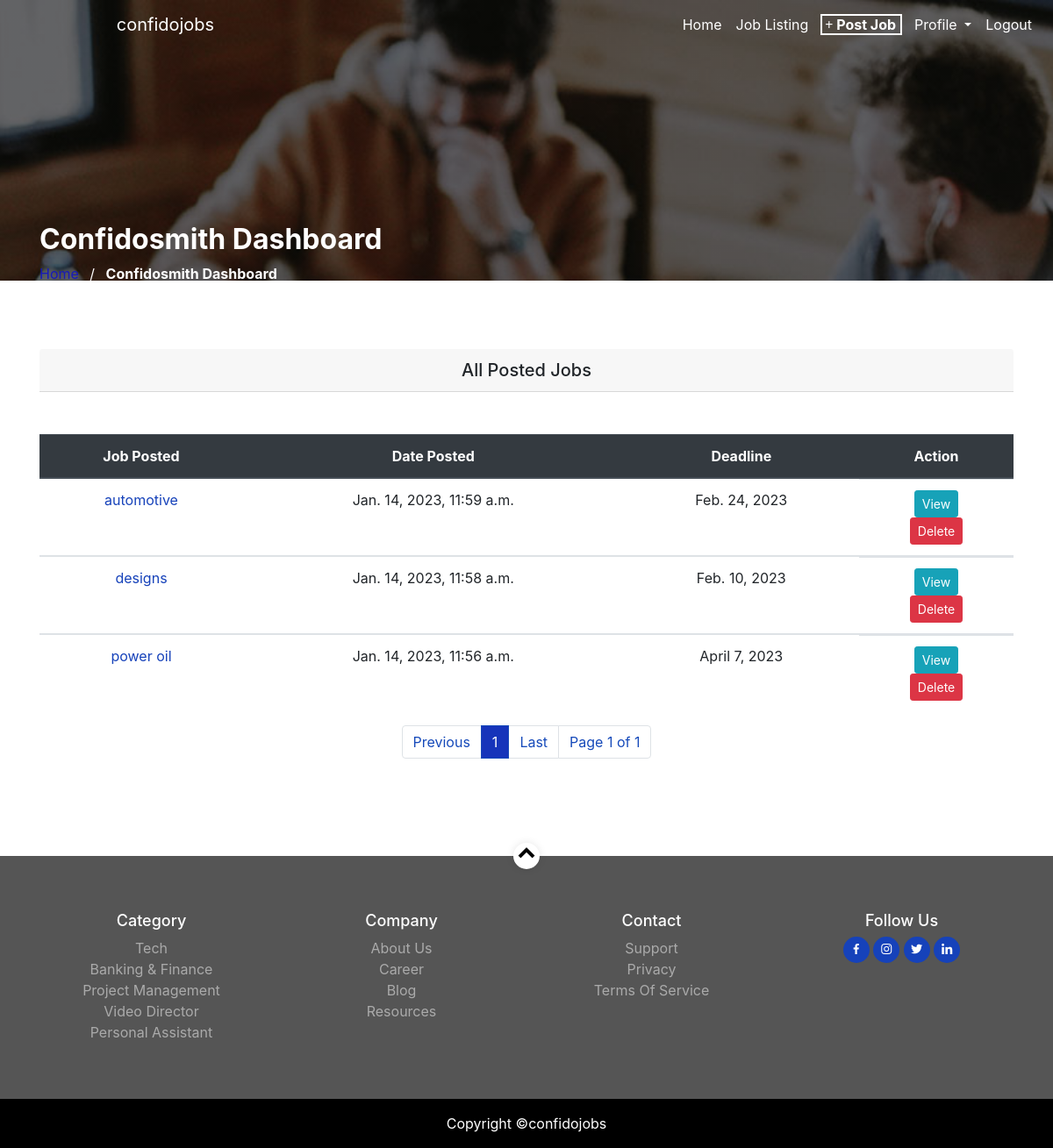
/employer_dashboard (signed in), run on the app's committed database.
### userprofile/models.py (models this page shows, shortened)
class EmployerProfile(models.Model):
    company = models.OneToOneField(User, on_delete= models.CASCADE)
    company_address = models.CharField(max_length=50)
    phone = models.CharField(max_length=50)
    website = models.URLField()
    email = models.EmailField()
    class Meta:
        db_table = 'employerprofile'
        managed = True
        verbose_name = 'EmployerProfile'
        verbose_name_plural = 'EmployerProfile'

### home/models.py (models this page shows, shortened)
class Listjob(models.Model):
    employer = models.ForeignKey(EmployerProfile, on_delete=models.CASCADE)
    category = models.ForeignKey(Category, on_delete=models.CASCADE)
    job_title = models.CharField(max_length=100)
    job_location = models.CharField(max_length=100)
    description = models.TextField()
    tags = models.CharField(max_length=100, null=True, blank=True)
    salary = models.CharField(max_length=50)
    deadline = models.DateField()
    logo = models.ImageField(upload_to='logo', default='avatar.jpg', null=True, blank=True)
    website = models.URLField(null=True, blank=True)
    posted_at = models.DateTimeField(auto_now_add=True)
    published = models.BooleanField(null=True, blank=True)
    display = models.BooleanField(null=True, blank=True, default=True)
    closed = models.BooleanField(null=True, blank=True)
    featured = models.BooleanField(null=True, blank=True)
    class Meta:
        db_table = 'listjob'
        managed = True
        verbose_name = 'Listjob'
        verbose_name_plural = 'Listjob'

### home/views.py (the view)
# urls.py: path('employer_dashboard',views.employer_dashboard, name='employer_dashboard'),
def employer_dashboard(request):
    posting = request.user.employerprofile
    poster = EmployerProfile.objects.get(company__username = request.user.username)
    jobvac = Listjob.objects.filter(employer = posting, display=True).order_by('-posted_at')
    p = Paginator(jobvac, 5)
    page= request.GET.get('page')
    paginate = p.get_page(page)
    context = {
        'jobvac':jobvac,
        'poster':poster,
        'paginate':paginate
    }
    return render(request, 'employer_dashboard.html', context)

### home/templates/employer_dashboard.html (shortened to what this page needs)
{% extends 'base.html' %}
{% load static %}
{% block content %}
<section class="job-head">
    <div class="container home-section">
            <div class="row">
                <div class="col-md-7">
                    <h1 class="text-white font-weight-bold">{{poster.company|title}} Dashboard</h1>
                    <div class="custom-breadcrumbs">
                    <a href="{% url 'home' %}">Home</a> <span class="mx-2 slash">/</span>
                    <span class="text-white"><strong>{{poster.company|title}} Dashboard</strong></span>
                    </div>
                </div>
            </div>
      </div>
    <nav class="navbar navbar-expand-lg navbar-light">
        <a class="navbar-brand text-white" href="{% url 'home' %}">confidojobs</a>
        <div class="collapse navbar-collapse" id="navbarNav" >
          <ul class="navbar-nav ml-auto">
            <li class="nav-item active">
              <a class="nav-link" href="{% url 'home' %}">home<span class="sr-only">(current)</span></a>
            </li>
            <li class="nav-item">
              <a class="nav-link" href="{% url 'job_listing' %}">job listing</a>
            </li>
            {% if user.is_authenticated and user.is_staff %}
            <li class="nav-item active">
              <a class="nav-link" href="{% url 'post_job' %}"><span class="post-job"><i class="fa-solid fa-plus"></i> post job</span></a>
            </li>
            <li class="nav-item dropdown">
              <a class="nav-link dropdown-toggle" href="#" id="navbarDropdownMenuLink" role="button" data-toggle="dropdown" aria-haspopup="true" aria-expanded="false">
                profile
              </a>
            </li>
            <li class="nav-item active">
              <a class="nav-link" href="{% url 'signout' %}">logout</a>
            </li>
            {% endif %}
          </ul>
        </div>
      </nav>
  </section>
<div class="container">
    <div class="jobpost-table">
      <h5 class="card-header text-center">All Posted Jobs</h5>
      <table class="table text-center mt-5">
            <thead class="thead-dark">
                <tr class="text-center">
                    <th>Job Posted</th>
                    <th>Date Posted</th>
                    <th>Deadline</th>
                    <th>Action</th>
                </tr>
            </thead>
            {% if paginate %}
              {% for item in paginate %}
              <tbody>
                <tr>
                  <td><a href="{% url 'job_detail' item.id %}">{{item.job_title}}</a></td>
                  <td>{{item.posted_at}}</td>
                  <td>{{item.deadline}}</td>
                  <td class="d-flex justify-content-center"><span>
                    <form action="{% url 'applicant' %}" method="POST">
                      <button type="submit" class="btn btn-info btn-sm text-white">View</button>
                    </form>
                    <form action="{% url 'delete' %}" method="POST">
                      <button type="submit" class="btn btn-del btn-danger btn-sm text-white">Delete</button>
                    </form>
                  </td>
                </tr>
              </tbody>
              {% endfor %}
            {% endif %}
      </table>
      <nav aria-label="Page navigation example">
        <ul class="pagination justify-content-center">
          {% if paginate.has_previous %}
            <li class="page-item">
              <a class="page-link" href="?page={{paginate.previous_page_number}}" tabindex="-1" aria-disabled="true">Previous</a>
            </li>
          {% else %}
            <li class="page-item">
              <a class="page-link" href="?page=1" tabindex="-1" aria-disabled="true">Previous</a>
            </li>
          {% endif %}
          {% for item in paginate.paginator.page_range %}
            {% if paginate.number == item %}
            <li class="page-item active">
              <a class="page-link" href="" tabindex="-1" aria-disabled="true">{{item}}</a>
            </li>
            {% else %}
            <li class="page-item"><a class="page-link" href="?page={{item}}">{{item}}</a></li>
            {% endif %}
          {% endfor %}
          {% if paginate.has_next %}
            <li class="page-item">
              <a class="page-link" href="?page={{paginate.next_page_number}}">Next</a>
            </li>
          {% else %}
            <li class="page-item">
              <a class="page-link" href="?page={{paginate.paginator.num_pages}}">Last</a>
            </li>
          {% endif %}
          <li class="page-item"><a class="page-link" href="#">Page {{paginate.number}} of {{paginate.paginator.num_pages}}</a></li>
        </ul>
      </nav>
    </div>
</div>
{% endblock content %}
{% block footer %} {% include "footer.html" %} {% endblock footer %}

### home/static/css/style.css (style rules this page uses)
:root { --primaryColor:#34de00; --whiteColor: #fff; --blackColor:#333; --greyColor:#f6f8fa; --labelColor:#6bde00; --yellowColor:#ffd723; }
* { margin: 0px; padding: 0px; box-sizing: border-box; }
html { scroll-behavior: smooth; }
.navbar { position: absolute; top: 0rem; width: 100%; }
.navbar-brand { margin-left: 10%; }
.navbar-nav { margin-left: 40%; }
#navbarNav { text-transform: capitalize; }
#navbarNav a { color: white; }
.post-job { outline: 2px solid #1621ba; padding-left: 3px; padding-right: 5px; border-width: 5px; border-color: white; font-weight: bold; }
.job-head { background-image: linear-gradient(rgba(0,0,0,0.5),rgba(0,0,0,0.5)),url(../img/job_single_img_1.jpg); height: 40vh; background-position: center; background-repeat: no-repeat; background-size: cover; background-attachment: fixed; width: 100%; }
.home-section { position: relative; }
.home-section h1 { font-size: 2rem; color: #fff; font-weight: 200; margin-top: 40%; text-transform: capitalize; }
.home-section a { color: #1619ba; }
.slash { color: white; }
.pagination a { color: #164aba; }
.pagination > .active > a { background: #1634ba!important; color: white!important; border: solid 1px #164aba!important; }
.jobpost-table { margin-top: 7%; margin-bottom: 10%; }
.jobpost-table tbody tr a { color: #1642ba; }
.btn-del { color: white; }
@media (min-width: 991px) and (max-width: 1400px) { .navbar { position: absolute; top: 0rem; width: 100%; z-index: 1000; } }
@media (min-width: 991px) and (max-width: 1400px) { .post-job { outline: 2px solid white; padding-left: 3px; padding-right: 5px; border-width: 5px; border-color: white; font-weight: bold; } }
@media (min-width: 991px) and (max-width: 1400px) { .navbar-brand { margin-left: 10%; } }
@media (min-width: 991px) and (max-width: 1400px) { .navbar-nav { margin-left: 5%; } }

### data on the page
EmployerProfile: company "Confidosmith"
Listjob: job_title "automotive", posted_at "Jan. 14, 2023, 11:59 a.m.", deadline "Feb. 24, 2023"
Listjob: job_title "designs", posted_at "Jan. 14, 2023, 11:58 a.m.", deadline "Feb. 10, 2023"
Listjob: job_title "power oil", posted_at "Jan. 14, 2023, 11:56 a.m.", deadline "April 7, 2023"

### other printed values
{{ item }} "1"
{{ paginate.number }} "1"
{{ paginate.paginator.num_pages }} "1"
